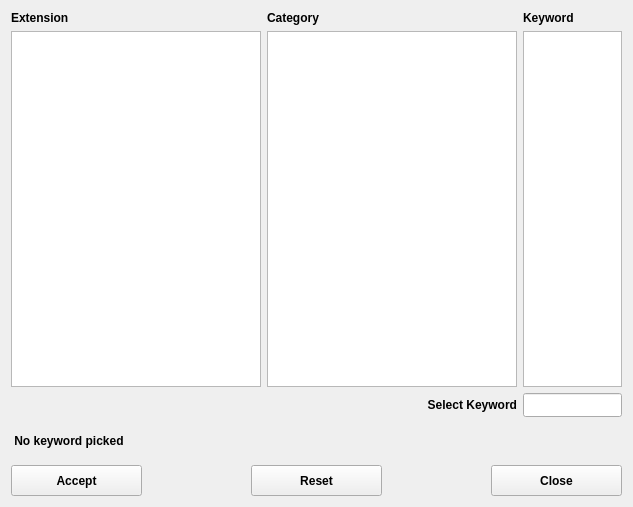
<?xml version="1.0" encoding="UTF-8"?>
<ui version="4.0">
 <class>FVSKeywordsWindow</class>
 <widget class="QDialog" name="FVSKeywordsWindow">
  <property name="geometry">
   <rect>
    <x>0</x>
    <y>0</y>
    <width>633</width>
    <height>507</height>
   </rect>
  </property>
  <property name="windowTitle">
   <string>Dialog</string>
  </property>
  <layout class="QGridLayout" name="gridLayout_2">
   <item row="1" column="2">
    <widget class="QPushButton" name="pushButton_Reset">
     <property name="minimumSize">
      <size>
       <width>131</width>
       <height>31</height>
      </size>
     </property>
     <property name="maximumSize">
      <size>
       <width>131</width>
       <height>31</height>
      </size>
     </property>
     <property name="font">
      <font>
       <pointsize>9</pointsize>
       <weight>75</weight>
       <bold>true</bold>
      </font>
     </property>
     <property name="text">
      <string>Reset</string>
     </property>
     <property name="autoDefault">
      <bool>false</bool>
     </property>
    </widget>
   </item>
   <item row="1" column="4">
    <widget class="QPushButton" name="pushButton_Close">
     <property name="minimumSize">
      <size>
       <width>131</width>
       <height>31</height>
      </size>
     </property>
     <property name="maximumSize">
      <size>
       <width>131</width>
       <height>31</height>
      </size>
     </property>
     <property name="font">
      <font>
       <pointsize>9</pointsize>
       <weight>75</weight>
       <bold>true</bold>
      </font>
     </property>
     <property name="text">
      <string>Close</string>
     </property>
     <property name="autoDefault">
      <bool>false</bool>
     </property>
    </widget>
   </item>
   <item row="1" column="0">
    <widget class="QPushButton" name="pushButton_Accept">
     <property name="minimumSize">
      <size>
       <width>131</width>
       <height>31</height>
      </size>
     </property>
     <property name="maximumSize">
      <size>
       <width>131</width>
       <height>31</height>
      </size>
     </property>
     <property name="font">
      <font>
       <pointsize>9</pointsize>
       <weight>75</weight>
       <bold>true</bold>
      </font>
     </property>
     <property name="text">
      <string>Accept</string>
     </property>
     <property name="autoDefault">
      <bool>false</bool>
     </property>
    </widget>
   </item>
   <item row="0" column="0" colspan="5">
    <layout class="QGridLayout" name="gridLayout">
     <item row="1" column="2">
      <widget class="QListView" name="keyword_listView">
       <property name="maximumSize">
        <size>
         <width>200</width>
         <height>16777215</height>
        </size>
       </property>
       <property name="font">
        <font>
         <family>MS Shell Dlg 2</family>
         <weight>75</weight>
         <bold>true</bold>
        </font>
       </property>
       <property name="editTriggers">
        <set>QAbstractItemView::NoEditTriggers</set>
       </property>
      </widget>
     </item>
     <item row="1" column="0">
      <widget class="QListView" name="extension_listView">
       <property name="sizePolicy">
        <sizepolicy hsizetype="MinimumExpanding" vsizetype="Expanding">
         <horstretch>0</horstretch>
         <verstretch>0</verstretch>
        </sizepolicy>
       </property>
       <property name="minimumSize">
        <size>
         <width>250</width>
         <height>0</height>
        </size>
       </property>
       <property name="font">
        <font>
         <family>MS Shell Dlg 2</family>
         <weight>75</weight>
         <bold>true</bold>
        </font>
       </property>
       <property name="styleSheet">
        <string notr="true"/>
       </property>
       <property name="editTriggers">
        <set>QAbstractItemView::NoEditTriggers</set>
       </property>
      </widget>
     </item>
     <item row="0" column="2">
      <widget class="QLabel" name="label_Keyword">
       <property name="font">
        <font>
         <pointsize>9</pointsize>
         <weight>75</weight>
         <bold>true</bold>
        </font>
       </property>
       <property name="text">
        <string>Keyword</string>
       </property>
      </widget>
     </item>
     <item row="0" column="1">
      <widget class="QLabel" name="label_Category">
       <property name="font">
        <font>
         <pointsize>9</pointsize>
         <weight>75</weight>
         <bold>true</bold>
        </font>
       </property>
       <property name="text">
        <string>Category</string>
       </property>
      </widget>
     </item>
     <item row="0" column="0">
      <widget class="QLabel" name="label_Extension">
       <property name="font">
        <font>
         <pointsize>9</pointsize>
         <weight>75</weight>
         <bold>true</bold>
        </font>
       </property>
       <property name="text">
        <string>Extension</string>
       </property>
      </widget>
     </item>
     <item row="2" column="1">
      <widget class="QLabel" name="label_Select">
       <property name="font">
        <font>
         <pointsize>9</pointsize>
         <weight>75</weight>
         <bold>true</bold>
        </font>
       </property>
       <property name="frameShape">
        <enum>QFrame::NoFrame</enum>
       </property>
       <property name="text">
        <string>Select Keyword</string>
       </property>
       <property name="alignment">
        <set>Qt::AlignRight|Qt::AlignTrailing|Qt::AlignVCenter</set>
       </property>
      </widget>
     </item>
     <item row="1" column="1">
      <widget class="QListView" name="category_listView">
       <property name="sizePolicy">
        <sizepolicy hsizetype="MinimumExpanding" vsizetype="Expanding">
         <horstretch>0</horstretch>
         <verstretch>0</verstretch>
        </sizepolicy>
       </property>
       <property name="minimumSize">
        <size>
         <width>250</width>
         <height>0</height>
        </size>
       </property>
       <property name="font">
        <font>
         <family>MS Shell Dlg 2</family>
         <weight>75</weight>
         <bold>true</bold>
        </font>
       </property>
       <property name="editTriggers">
        <set>QAbstractItemView::NoEditTriggers</set>
       </property>
      </widget>
     </item>
     <item row="2" column="2">
      <widget class="QLineEdit" name="selectKeyword_lineEdit">
       <property name="minimumSize">
        <size>
         <width>0</width>
         <height>24</height>
        </size>
       </property>
       <property name="maximumSize">
        <size>
         <width>200</width>
         <height>16777215</height>
        </size>
       </property>
       <property name="font">
        <font>
         <pointsize>9</pointsize>
         <weight>75</weight>
         <bold>true</bold>
        </font>
       </property>
       <property name="readOnly">
        <bool>false</bool>
       </property>
      </widget>
     </item>
     <item row="3" column="0" colspan="3">
      <widget class="QLabel" name="keywordDescription_label">
       <property name="minimumSize">
        <size>
         <width>0</width>
         <height>36</height>
        </size>
       </property>
       <property name="font">
        <font>
         <pointsize>9</pointsize>
         <weight>75</weight>
         <bold>true</bold>
        </font>
       </property>
       <property name="text">
        <string> No keyword picked</string>
       </property>
       <property name="wordWrap">
        <bool>true</bool>
       </property>
      </widget>
     </item>
    </layout>
   </item>
  </layout>
 </widget>
 <tabstops>
  <tabstop>selectKeyword_lineEdit</tabstop>
  <tabstop>extension_listView</tabstop>
  <tabstop>category_listView</tabstop>
  <tabstop>keyword_listView</tabstop>
  <tabstop>pushButton_Accept</tabstop>
  <tabstop>pushButton_Reset</tabstop>
  <tabstop>pushButton_Close</tabstop>
 </tabstops>
 <resources/>
 <connections/>
</ui>
